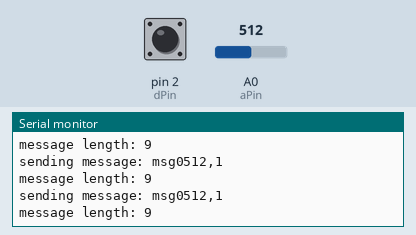
Bench run of a sketch on a simulated Arduino Uno, built with avr-gcc and run on an emulated ATmega328P. Parts: the last lines printed to the serial monitor. Inputs (shaded band) come from the test bench; at power-on: A0 (aPin) = 512, pin 2 (dPin) HIGH. No radio packets arrive unless stated.

Above: at 1.8 s.
1.9 s: A0 (aPin) set to 716
At 2.7 s:
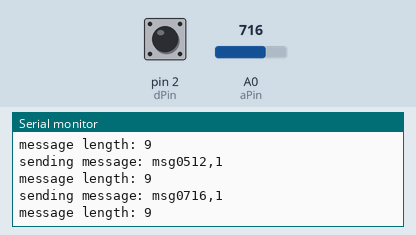
3.4 s: pin 2 (dPin) pulled LOW for 0.7 s
5.6 s: A0 (aPin) set to 900
At 6.6 s:
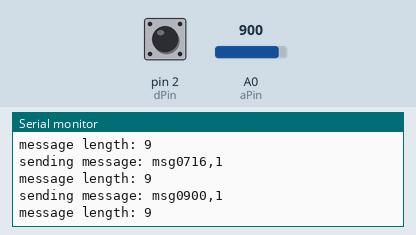
7.1 s: pin 2 (dPin) pulled LOW for 1 s
Timing chart, 0 to 10.1 s (numbered marks = the images above; inputs shaded):
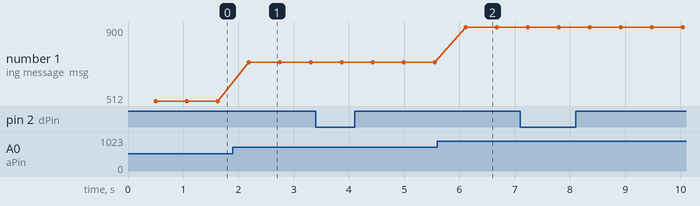

Measured:
- after the input at 1.9 s, the serial monitor: prints a new line after 0.29 s (image 1)
- after the input at 5.6 s, the serial monitor: prints a new line after 0.52 s (image 2)
- plotted number 1: 512 → 716 after the input at 1.9 s, 716 → 900 after the input at 5.6 s

The sketch:

fourThirtyThree_msgFlagSensors_Tx.ino
```cpp
/*
  433 MHz RF Module Transmitter Demonstration 2
  RF-Xmit-Demo-2.ino
  Demonstrates 433 MHz RF Transmitter Module with DHT-22 Sensor
  Use with Receiver Demonstration 2

   adapted from
  https://dronebotworkshop.com/433mhz-rf-modules-arduino/
*/

// Include RadioHead Amplitude Shift Keying Library
#include <RH_ASK.h>

// Define Constants


// Define Variables

int analogIn;    // stores input values
int digitalIn;

int aPin = A0;
int dPin = 2;

// Define output strings

String str_analogIn = "0000";
String str_digitalIn = "0";
String str_out;

// Create Amplitude Shift Keying Object
RH_ASK rf_driver;

void setup() {

  // Initialize ASK Object
  rf_driver.init();

  // initialize digital pin to use an internal pullup
  pinMode(dPin, INPUT_PULLUP);

  Serial.begin(9600);
  Serial.print("started serial at 9600...");

}

void loop()
{

  delay(500);

  analogIn = analogRead(aPin);  // Get analog value
  digitalIn = digitalRead(dPin);  // Get digital value

  // Convert analog read integer to string
  if (analogIn < 1000 && analogIn > 99) {
    str_analogIn = "0" + String(analogIn);
  }
  else if (analogIn < 100 && analogIn > 9) {
    str_analogIn = "00" + String(analogIn);
  }
  else if (analogIn < 10) {
    str_analogIn = "000" + String(analogIn);
  }
  else { //uses 4 digits
    str_analogIn = String(analogIn);
  }

  str_digitalIn = String(digitalIn);

  // Combine analog and digital sensors into one string (payload)
  str_out = "msg" + str_analogIn + "," + str_digitalIn;

  // Compose output character
  static char *msg = str_out.c_str();
  Serial.print("sending message: ");
  Serial.println(msg);
  Serial.print("message length: ");
  Serial.println(strlen(msg));

  rf_driver.send((uint8_t *)msg, strlen(msg));
  rf_driver.waitPacketSent();

}
```
